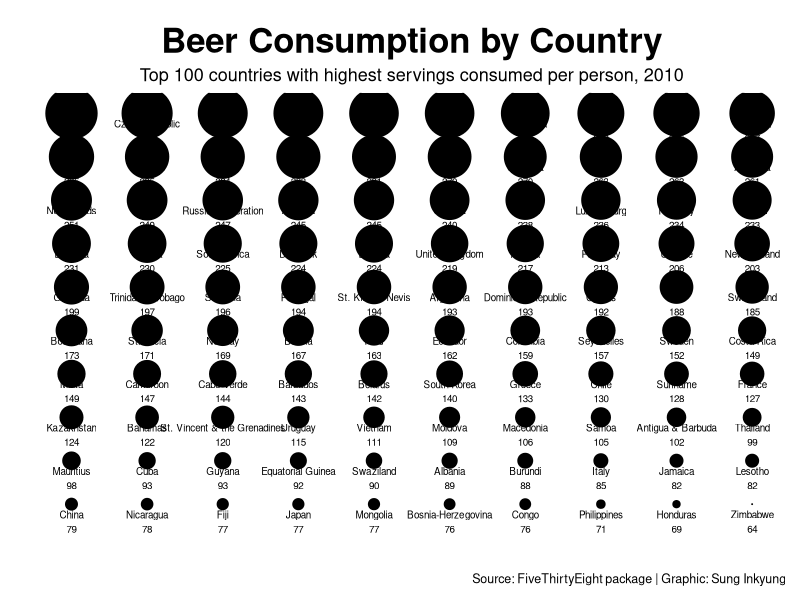
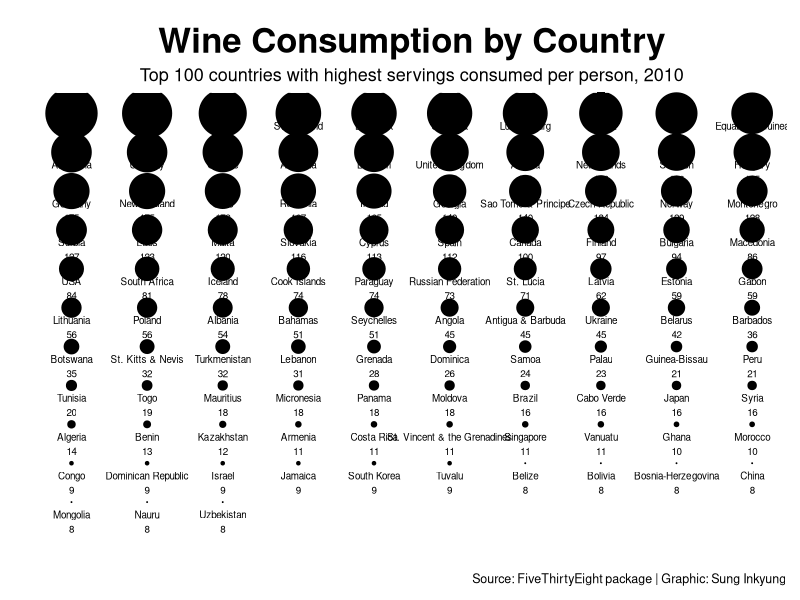
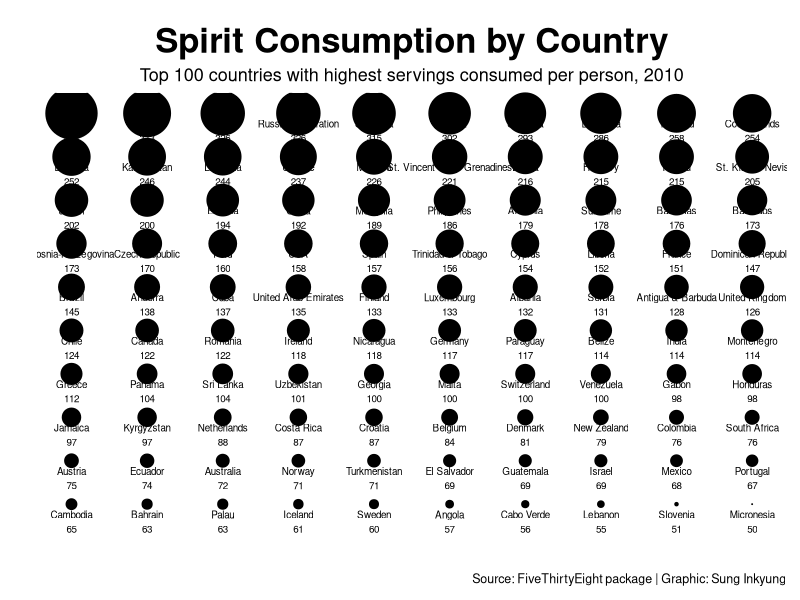

Write R code to recreate these figures, in order.
## ---- chunk 1
knitr::opts_chunk$set(echo = TRUE)
## ---- chunk 2
library(tidyverse)
## ---- chunk 3
alcohols <- read.csv(here::here("2018/week_13/AlcoholConsumption.csv"))
## ---- chunk 4
df <- alcohols %>% 
  pivot_longer(names_to = "alcohol", values_to = "value",
               -country) %>% 
  group_by(alcohol) %>% 
  slice_max(order_by = value, n = 100) %>% 
  mutate(axis_x = rep(1:10, length = n()),
         axis_y = rep(20:1, each = 10, length = n()),
         label = str_c(country, value, sep = "\n"))

## ---- chunk 5
plot_beer <- df %>% 
  filter(alcohol == "beer_servings") %>% 
  ggplot(aes(axis_x, axis_y)) +
  geom_point(aes(size = value)) +
  scale_size(range = c(0, 17)) +
  geom_text(aes(label = label),
            size = 2.5, 
            nudge_y = -0.4) +
  labs(x = "",
       y = "",
       title = "Beer Consumption by Country",
       subtitle = "Top 100 countries with highest servings consumed per person, 2010",
       caption = "Source: FiveThirtyEight package | Graphic: Sung Inkyung") +
  theme_minimal() +
  theme(legend.position = "none",
        panel.grid = element_blank(),
        plot.title = element_text(size = 25, 
                                  face = "bold",
                                  hjust = .5),
        plot.subtitle = element_text(size = 13,
                                     hjust = .5),
        plot.caption = element_text(size = 9),
        axis.text = element_blank(),
        plot.margin = margin(20, 10, 10, 10))

ggsave(here::here("2018", "week_13", "W13_BeerConsumtion.png"),  width = 22, height = 30, units = "cm", dpi = 300)
## ---- chunk 6
plot_wine <- df %>% 
  filter(alcohol == "wine_servings") %>% 
  ggplot(aes(axis_x, axis_y)) +
  geom_point(aes(size = value)) +
  scale_size(range = c(0, 17)) +
  geom_text(aes(label = label),
            size = 2.5, 
            nudge_y = -0.5) +
  labs(x = "",
       y = "",
       title = "Wine Consumption by Country",
       subtitle = "Top 100 countries with highest servings consumed per person, 2010",
       caption = "Source: FiveThirtyEight package | Graphic: Sung Inkyung") +
  theme_minimal() +
  theme(legend.position = "none",
        panel.grid = element_blank(),
        plot.title = element_text(size = 25, 
                                  face = "bold",
                                  hjust = .5),
        plot.subtitle = element_text(size = 13,
                                     hjust = .5),
        plot.caption = element_text(size = 9),
        axis.text = element_blank(),
        plot.margin = margin(20, 10, 10, 10))

ggsave(here::here("2018", "week_13", "W13_WineConsumtion.png"),  width = 22, height = 30, units = "cm", dpi = 300)
## ---- chunk 7
plot_spirit <- df %>% 
  filter(alcohol == "spirit_servings") %>% 
  ggplot(aes(axis_x, axis_y)) +
  geom_point(aes(size = value)) +
  scale_size(range = c(0, 17)) +
  geom_text(aes(label = label),
            size = 2.5, 
            nudge_y = -0.4) +
  labs(x = "",
       y = "",
       title = "Spirit Consumption by Country",
       subtitle = "Top 100 countries with highest servings consumed per person, 2010",
       caption = "Source: FiveThirtyEight package | Graphic: Sung Inkyung") +
  theme_minimal() +
  theme(legend.position = "none",
        panel.grid = element_blank(),
        plot.title = element_text(size = 25, 
                                  face = "bold",
                                  hjust = .5),
        plot.subtitle = element_text(size = 13,
                                     hjust = .5),
        plot.caption = element_text(size = 9),
        axis.text = element_blank(),
        plot.margin = margin(20, 10, 10, 10))

ggsave(here::here("2018", "week_13", "W13_SpiritConsumtion.png"),  width = 22, height = 30, units = "cm", dpi = 300)
